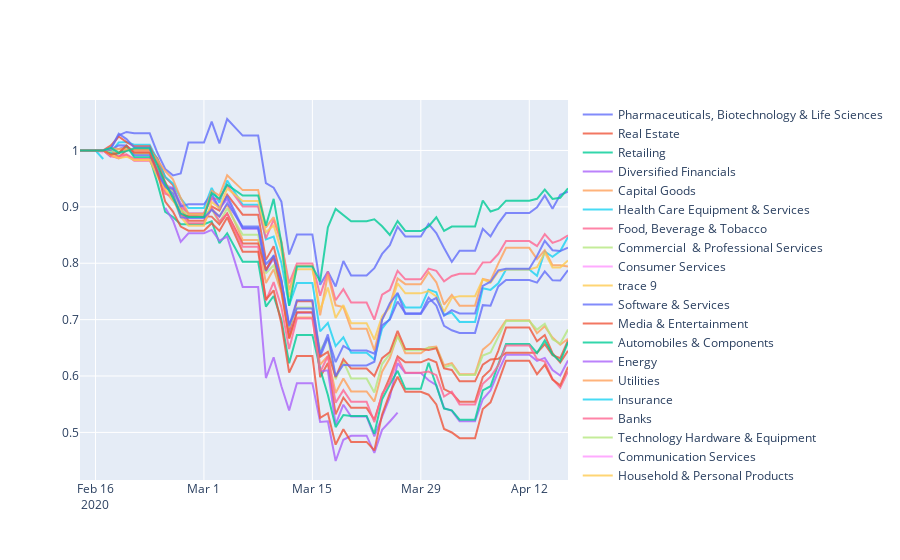

Notebook code cell kept with this figure:
### Code cell
fig = go.Figure()
#print(returns_by_sector)
for k in returns_by_gicIndustry:
    fig.add_trace(go.Scatter(
                    x=returns_by_gicIndustry.index,
                    y=returns_by_gicIndustry[k],
                    name=k,
                    #line_color='deepskyblue',
                    opacity=0.8))
fig.show()
